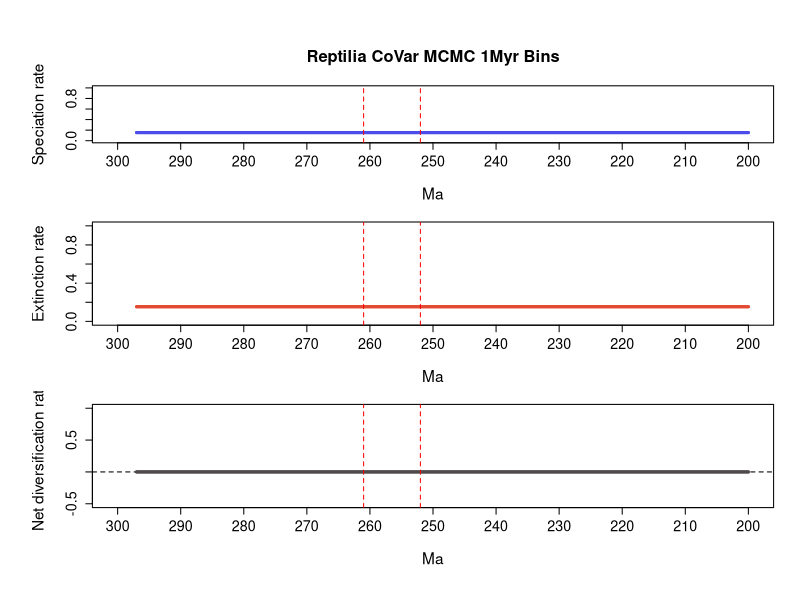

Generate this figure with R:
# 1 files combined:
# 	C:\Users\SimoesLabAdmin\Documents\BDNN_Arielli\reptilia\mcmc_predictors\B_covar_mcmc\combined_logs_resample_100/combined_10_marginal_rates.log

# 95% HPDs calculated using code from Biopy (https://www.cs.auckland.ac.nz/~yhel002/biopy/)

pdf(file='C:/Users/SimoesLabAdmin/Documents/BDNN_Arielli/reptilia/mcmc_predictors/B_covar_mcmc/combined_10_marginal_rates_RTT_final.pdf',width=8, height=10.8)
par(mfrow=c(3,1), cex.main=1.7, cex.lab=1.4, cex.axis=1.3,
    # mar=c(4, 5, 4.5, 2),   # bottom, left, top, right margins - increased top margin
    mgp=c(3.5, 1, 0),      # distance of axis labels from plot, increase first value to move y axis label further out
    oma=c(2, 2, 2, 0))     # outer margins for the entire figure
library(scales)
plot_RTT <- function (age,hpd_M,hpd_m,mean_m,color){
    N=100
    beta=(1:(N-1))/N
    alpha_shape=0.25
    cat=1-(beta^(1./alpha_shape))
    for (i in 1:(N-1)){
        trans= 1/N + 2/N
        polygon(c(age, rev(age)), c(hpd_M-((hpd_M-mean_m)*cat[i]), rev(hpd_m+((mean_m-hpd_m)*cat[i]))), col = alpha(color,trans), border = NA)
    }
    lines(rev(age), rev(mean_m), col = color, lwd=3)
}
    
L_hpd_m95=c(NA, NA,NA,NA,NA,NA,NA,NA,NA,NA,NA,NA,NA,NA,NA,NA,NA,NA,NA,NA,NA,NA,NA,NA,NA,NA,NA,NA,NA,NA,NA,NA,NA,NA,NA,NA,NA,NA,NA,NA,NA,NA,NA,NA,NA,NA,NA,NA,NA,NA,NA,NA,NA,NA,NA,NA,NA,NA,NA,NA,NA,NA,NA,NA,NA,NA,NA,NA,NA,NA,NA,NA,NA,NA,NA,NA,NA,NA,NA,NA,NA,NA,NA,NA,NA,NA,NA,NA,NA,NA,NA,NA,NA,NA,NA,NA,NA,NA,NA,NA,NA,NA,NA,NA,NA,NA,NA,NA,NA,NA,NA,NA,NA,NA,NA,NA,NA,NA,NA,NA,NA,NA,NA,NA,NA,NA,NA,NA,NA,NA,NA,NA,NA,NA,NA,NA,NA,NA,NA,NA,NA,NA,NA,NA,NA,NA,NA,NA,NA,NA,NA,NA,NA,NA,NA,NA,NA,NA,NA,NA,NA,NA,NA,NA,NA,NA,NA,NA,NA,NA,NA,NA,NA,NA,NA,NA,NA,NA,NA,NA,NA,NA,NA,NA,NA,NA,NA,NA,NA,NA,NA,NA,NA,NA,NA,NA,NA,NA,NA,NA,0.141296,0.141296,0.141296,0.141296,0.141296,0.141296,0.141296,0.141296,0.141296,0.141296,0.141296,0.141296,0.141296,0.141296,0.141296,0.141296,0.141296,0.141296,0.141296,0.141296,0.141296,0.141296,0.141296,0.141296,0.141296,0.141296,0.141296,0.141296,0.141296,0.141296,0.141296,0.141296,0.141296,0.141296,0.141296,0.141296,0.141296,0.141296,0.141296,0.141296,0.141296,0.141296,0.141296,0.141296,0.141296,0.141296,0.141296,0.141296,0.141296,0.141296,0.141296,0.141296,0.141296,0.141296,0.141296,0.141296,0.141296,0.141296,0.141296,0.141296,0.141296,0.141296,0.141296,0.141296,0.141296,0.141296,0.141296,0.141296,0.141296,0.141296,0.141296,0.141296,0.141296,0.141296,0.141296,0.141296,0.141296,0.141296,0.141296,0.141296,0.141296,0.141296,0.141296,0.141296,0.141296,0.141296,0.141296,0.141296,0.141296,0.141296,0.141296,0.141296,0.141296,0.141296,0.141296,0.141296,0.141296,0.141296)
L_hpd_M95=c(NA, NA,NA,NA,NA,NA,NA,NA,NA,NA,NA,NA,NA,NA,NA,NA,NA,NA,NA,NA,NA,NA,NA,NA,NA,NA,NA,NA,NA,NA,NA,NA,NA,NA,NA,NA,NA,NA,NA,NA,NA,NA,NA,NA,NA,NA,NA,NA,NA,NA,NA,NA,NA,NA,NA,NA,NA,NA,NA,NA,NA,NA,NA,NA,NA,NA,NA,NA,NA,NA,NA,NA,NA,NA,NA,NA,NA,NA,NA,NA,NA,NA,NA,NA,NA,NA,NA,NA,NA,NA,NA,NA,NA,NA,NA,NA,NA,NA,NA,NA,NA,NA,NA,NA,NA,NA,NA,NA,NA,NA,NA,NA,NA,NA,NA,NA,NA,NA,NA,NA,NA,NA,NA,NA,NA,NA,NA,NA,NA,NA,NA,NA,NA,NA,NA,NA,NA,NA,NA,NA,NA,NA,NA,NA,NA,NA,NA,NA,NA,NA,NA,NA,NA,NA,NA,NA,NA,NA,NA,NA,NA,NA,NA,NA,NA,NA,NA,NA,NA,NA,NA,NA,NA,NA,NA,NA,NA,NA,NA,NA,NA,NA,NA,NA,NA,NA,NA,NA,NA,NA,NA,NA,NA,NA,NA,NA,NA,NA,NA,NA,0.164889,0.164889,0.164889,0.164889,0.164889,0.164889,0.164889,0.164889,0.164889,0.164889,0.164889,0.164889,0.164889,0.164889,0.164889,0.164889,0.164889,0.164889,0.164889,0.164889,0.164889,0.164889,0.164889,0.164889,0.164889,0.164889,0.164889,0.164889,0.164889,0.164889,0.164889,0.164889,0.164889,0.164889,0.164889,0.164889,0.164889,0.164889,0.164889,0.164889,0.164889,0.164889,0.164889,0.164889,0.164889,0.164889,0.164889,0.164889,0.164889,0.164889,0.164889,0.164889,0.164889,0.164889,0.164889,0.164889,0.164889,0.164889,0.164889,0.164889,0.164889,0.164889,0.164889,0.164889,0.164889,0.164889,0.164889,0.164889,0.164889,0.164889,0.164889,0.164889,0.164889,0.164889,0.164889,0.164889,0.164889,0.164889,0.164889,0.164889,0.164889,0.164889,0.164889,0.164889,0.164889,0.164889,0.164889,0.164889,0.164889,0.164889,0.164889,0.164889,0.164889,0.164889,0.164889,0.164889,0.164889,0.164889)
M_hpd_m95=c(NA, NA,NA,NA,NA,NA,NA,NA,NA,NA,NA,NA,NA,NA,NA,NA,NA,NA,NA,NA,NA,NA,NA,NA,NA,NA,NA,NA,NA,NA,NA,NA,NA,NA,NA,NA,NA,NA,NA,NA,NA,NA,NA,NA,NA,NA,NA,NA,NA,NA,NA,NA,NA,NA,NA,NA,NA,NA,NA,NA,NA,NA,NA,NA,NA,NA,NA,NA,NA,NA,NA,NA,NA,NA,NA,NA,NA,NA,NA,NA,NA,NA,NA,NA,NA,NA,NA,NA,NA,NA,NA,NA,NA,NA,NA,NA,NA,NA,NA,NA,NA,NA,NA,NA,NA,NA,NA,NA,NA,NA,NA,NA,NA,NA,NA,NA,NA,NA,NA,NA,NA,NA,NA,NA,NA,NA,NA,NA,NA,NA,NA,NA,NA,NA,NA,NA,NA,NA,NA,NA,NA,NA,NA,NA,NA,NA,NA,NA,NA,NA,NA,NA,NA,NA,NA,NA,NA,NA,NA,NA,NA,NA,NA,NA,NA,NA,NA,NA,NA,NA,NA,NA,NA,NA,NA,NA,NA,NA,NA,NA,NA,NA,NA,NA,NA,NA,NA,NA,NA,NA,NA,NA,NA,NA,NA,NA,NA,NA,NA,NA,0.1426,0.1426,0.1426,0.1426,0.1426,0.1426,0.1426,0.1426,0.1426,0.1426,0.1426,0.1426,0.1426,0.1426,0.1426,0.1426,0.1426,0.1426,0.1426,0.1426,0.1426,0.1426,0.1426,0.1426,0.1426,0.1426,0.1426,0.1426,0.1426,0.1426,0.1426,0.1426,0.1426,0.1426,0.1426,0.1426,0.1426,0.1426,0.1426,0.1426,0.1426,0.1426,0.1426,0.1426,0.1426,0.1426,0.1426,0.1426,0.1426,0.1426,0.1426,0.1426,0.1426,0.1426,0.1426,0.1426,0.1426,0.1426,0.1426,0.1426,0.1426,0.1426,0.1426,0.1426,0.1426,0.1426,0.1426,0.1426,0.1426,0.1426,0.1426,0.1426,0.1426,0.1426,0.1426,0.1426,0.1426,0.1426,0.1426,0.1426,0.1426,0.1426,0.1426,0.1426,0.1426,0.1426,0.1426,0.1426,0.1426,0.1426,0.1426,0.1426,0.1426,0.1426,0.1426,0.1426,0.1426,0.1426)
M_hpd_M95=c(NA, NA,NA,NA,NA,NA,NA,NA,NA,NA,NA,NA,NA,NA,NA,NA,NA,NA,NA,NA,NA,NA,NA,NA,NA,NA,NA,NA,NA,NA,NA,NA,NA,NA,NA,NA,NA,NA,NA,NA,NA,NA,NA,NA,NA,NA,NA,NA,NA,NA,NA,NA,NA,NA,NA,NA,NA,NA,NA,NA,NA,NA,NA,NA,NA,NA,NA,NA,NA,NA,NA,NA,NA,NA,NA,NA,NA,NA,NA,NA,NA,NA,NA,NA,NA,NA,NA,NA,NA,NA,NA,NA,NA,NA,NA,NA,NA,NA,NA,NA,NA,NA,NA,NA,NA,NA,NA,NA,NA,NA,NA,NA,NA,NA,NA,NA,NA,NA,NA,NA,NA,NA,NA,NA,NA,NA,NA,NA,NA,NA,NA,NA,NA,NA,NA,NA,NA,NA,NA,NA,NA,NA,NA,NA,NA,NA,NA,NA,NA,NA,NA,NA,NA,NA,NA,NA,NA,NA,NA,NA,NA,NA,NA,NA,NA,NA,NA,NA,NA,NA,NA,NA,NA,NA,NA,NA,NA,NA,NA,NA,NA,NA,NA,NA,NA,NA,NA,NA,NA,NA,NA,NA,NA,NA,NA,NA,NA,NA,NA,NA,0.16472,0.16472,0.16472,0.16472,0.16472,0.16472,0.16472,0.16472,0.16472,0.16472,0.16472,0.16472,0.16472,0.16472,0.16472,0.16472,0.16472,0.16472,0.16472,0.16472,0.16472,0.16472,0.16472,0.16472,0.16472,0.16472,0.16472,0.16472,0.16472,0.16472,0.16472,0.16472,0.16472,0.16472,0.16472,0.16472,0.16472,0.16472,0.16472,0.16472,0.16472,0.16472,0.16472,0.16472,0.16472,0.16472,0.16472,0.16472,0.16472,0.16472,0.16472,0.16472,0.16472,0.16472,0.16472,0.16472,0.16472,0.16472,0.16472,0.16472,0.16472,0.16472,0.16472,0.16472,0.16472,0.16472,0.16472,0.16472,0.16472,0.16472,0.16472,0.16472,0.16472,0.16472,0.16472,0.16472,0.16472,0.16472,0.16472,0.16472,0.16472,0.16472,0.16472,0.16472,0.16472,0.16472,0.16472,0.16472,0.16472,0.16472,0.16472,0.16472,0.16472,0.16472,0.16472,0.16472,0.16472,0.16472)
R_hpd_m95=c(NA, NA,NA,NA,NA,NA,NA,NA,NA,NA,NA,NA,NA,NA,NA,NA,NA,NA,NA,NA,NA,NA,NA,NA,NA,NA,NA,NA,NA,NA,NA,NA,NA,NA,NA,NA,NA,NA,NA,NA,NA,NA,NA,NA,NA,NA,NA,NA,NA,NA,NA,NA,NA,NA,NA,NA,NA,NA,NA,NA,NA,NA,NA,NA,NA,NA,NA,NA,NA,NA,NA,NA,NA,NA,NA,NA,NA,NA,NA,NA,NA,NA,NA,NA,NA,NA,NA,NA,NA,NA,NA,NA,NA,NA,NA,NA,NA,NA,NA,NA,NA,NA,NA,NA,NA,NA,NA,NA,NA,NA,NA,NA,NA,NA,NA,NA,NA,NA,NA,NA,NA,NA,NA,NA,NA,NA,NA,NA,NA,NA,NA,NA,NA,NA,NA,NA,NA,NA,NA,NA,NA,NA,NA,NA,NA,NA,NA,NA,NA,NA,NA,NA,NA,NA,NA,NA,NA,NA,NA,NA,NA,NA,NA,NA,NA,NA,NA,NA,NA,NA,NA,NA,NA,NA,NA,NA,NA,NA,NA,NA,NA,NA,NA,NA,NA,NA,NA,NA,NA,NA,NA,NA,NA,NA,NA,NA,NA,NA,NA,NA,-0.015432,-0.015432,-0.015432,-0.015432,-0.015432,-0.015432,-0.015432,-0.015432,-0.015432,-0.015432,-0.015432,-0.015432,-0.015432,-0.015432,-0.015432,-0.015432,-0.015432,-0.015432,-0.015432,-0.015432,-0.015432,-0.015432,-0.015432,-0.015432,-0.015432,-0.015432,-0.015432,-0.015432,-0.015432,-0.015432,-0.015432,-0.015432,-0.015432,-0.015432,-0.015432,-0.015432,-0.015432,-0.015432,-0.015432,-0.015432,-0.015432,-0.015432,-0.015432,-0.015432,-0.015432,-0.015432,-0.015432,-0.015432,-0.015432,-0.015432,-0.015432,-0.015432,-0.015432,-0.015432,-0.015432,-0.015432,-0.015432,-0.015432,-0.015432,-0.015432,-0.015432,-0.015432,-0.015432,-0.015432,-0.015432,-0.015432,-0.015432,-0.015432,-0.015432,-0.015432,-0.015432,-0.015432,-0.015432,-0.015432,-0.015432,-0.015432,-0.015432,-0.015432,-0.015432,-0.015432,-0.015432,-0.015432,-0.015432,-0.015432,-0.015432,-0.015432,-0.015432,-0.015432,-0.015432,-0.015432,-0.015432,-0.015432,-0.015432,-0.015432,-0.015432,-0.015432,-0.015432,-0.015432)
R_hpd_M95=c(NA, NA,NA,NA,NA,NA,NA,NA,NA,NA,NA,NA,NA,NA,NA,NA,NA,NA,NA,NA,NA,NA,NA,NA,NA,NA,NA,NA,NA,NA,NA,NA,NA,NA,NA,NA,NA,NA,NA,NA,NA,NA,NA,NA,NA,NA,NA,NA,NA,NA,NA,NA,NA,NA,NA,NA,NA,NA,NA,NA,NA,NA,NA,NA,NA,NA,NA,NA,NA,NA,NA,NA,NA,NA,NA,NA,NA,NA,NA,NA,NA,NA,NA,NA,NA,NA,NA,NA,NA,NA,NA,NA,NA,NA,NA,NA,NA,NA,NA,NA,NA,NA,NA,NA,NA,NA,NA,NA,NA,NA,NA,NA,NA,NA,NA,NA,NA,NA,NA,NA,NA,NA,NA,NA,NA,NA,NA,NA,NA,NA,NA,NA,NA,NA,NA,NA,NA,NA,NA,NA,NA,NA,NA,NA,NA,NA,NA,NA,NA,NA,NA,NA,NA,NA,NA,NA,NA,NA,NA,NA,NA,NA,NA,NA,NA,NA,NA,NA,NA,NA,NA,NA,NA,NA,NA,NA,NA,NA,NA,NA,NA,NA,NA,NA,NA,NA,NA,NA,NA,NA,NA,NA,NA,NA,NA,NA,NA,NA,NA,NA,0.015041,0.015041,0.015041,0.015041,0.015041,0.015041,0.015041,0.015041,0.015041,0.015041,0.015041,0.015041,0.015041,0.015041,0.015041,0.015041,0.015041,0.015041,0.015041,0.015041,0.015041,0.015041,0.015041,0.015041,0.015041,0.015041,0.015041,0.015041,0.015041,0.015041,0.015041,0.015041,0.015041,0.015041,0.015041,0.015041,0.015041,0.015041,0.015041,0.015041,0.015041,0.015041,0.015041,0.015041,0.015041,0.015041,0.015041,0.015041,0.015041,0.015041,0.015041,0.015041,0.015041,0.015041,0.015041,0.015041,0.015041,0.015041,0.015041,0.015041,0.015041,0.015041,0.015041,0.015041,0.015041,0.015041,0.015041,0.015041,0.015041,0.015041,0.015041,0.015041,0.015041,0.015041,0.015041,0.015041,0.015041,0.015041,0.015041,0.015041,0.015041,0.015041,0.015041,0.015041,0.015041,0.015041,0.015041,0.015041,0.015041,0.015041,0.015041,0.015041,0.015041,0.015041,0.015041,0.015041,0.015041,0.015041)
L_mean=c(NA, NA,NA,NA,NA,NA,NA,NA,NA,NA,NA,NA,NA,NA,NA,NA,NA,NA,NA,NA,NA,NA,NA,NA,NA,NA,NA,NA,NA,NA,NA,NA,NA,NA,NA,NA,NA,NA,NA,NA,NA,NA,NA,NA,NA,NA,NA,NA,NA,NA,NA,NA,NA,NA,NA,NA,NA,NA,NA,NA,NA,NA,NA,NA,NA,NA,NA,NA,NA,NA,NA,NA,NA,NA,NA,NA,NA,NA,NA,NA,NA,NA,NA,NA,NA,NA,NA,NA,NA,NA,NA,NA,NA,NA,NA,NA,NA,NA,NA,NA,NA,NA,NA,NA,NA,NA,NA,NA,NA,NA,NA,NA,NA,NA,NA,NA,NA,NA,NA,NA,NA,NA,NA,NA,NA,NA,NA,NA,NA,NA,NA,NA,NA,NA,NA,NA,NA,NA,NA,NA,NA,NA,NA,NA,NA,NA,NA,NA,NA,NA,NA,NA,NA,NA,NA,NA,NA,NA,NA,NA,NA,NA,NA,NA,NA,NA,NA,NA,NA,NA,NA,NA,NA,NA,NA,NA,NA,NA,NA,NA,NA,NA,NA,NA,NA,NA,NA,NA,NA,NA,NA,NA,NA,NA,NA,NA,NA,NA,NA,NA,0.153767673,0.153767673,0.153767673,0.153767673,0.153767673,0.153767673,0.153767673,0.153767673,0.153767673,0.153767673,0.153767673,0.153767673,0.153767673,0.153767673,0.153767673,0.153767673,0.153767673,0.153767673,0.153767673,0.153767673,0.153767673,0.153767673,0.153767673,0.153767673,0.153767673,0.153767673,0.153767673,0.153767673,0.153767673,0.153767673,0.153767673,0.153767673,0.153767673,0.153767673,0.153767673,0.153767673,0.153767673,0.153767673,0.153767673,0.153767673,0.153767673,0.153767673,0.153767673,0.153767673,0.153767673,0.153767673,0.153767673,0.153767673,0.153767673,0.153767673,0.153767673,0.153767673,0.153767673,0.153767673,0.153767673,0.153767673,0.153767673,0.153767673,0.153767673,0.153767673,0.153767673,0.153767673,0.153767673,0.153767673,0.153767673,0.153767673,0.153767673,0.153767673,0.153767673,0.153767673,0.153767673,0.153767673,0.153767673,0.153767673,0.153767673,0.153767673,0.153767673,0.153767673,0.153767673,0.153767673,0.153767673,0.153767673,0.153767673,0.153767673,0.153767673,0.153767673,0.153767673,0.153767673,0.153767673,0.153767673,0.153767673,0.153767673,0.153767673,0.153767673,0.153767673,0.153767673,0.153767673,0.153767673)
M_mean=c(NA, NA,NA,NA,NA,NA,NA,NA,NA,NA,NA,NA,NA,NA,NA,NA,NA,NA,NA,NA,NA,NA,NA,NA,NA,NA,NA,NA,NA,NA,NA,NA,NA,NA,NA,NA,NA,NA,NA,NA,NA,NA,NA,NA,NA,NA,NA,NA,NA,NA,NA,NA,NA,NA,NA,NA,NA,NA,NA,NA,NA,NA,NA,NA,NA,NA,NA,NA,NA,NA,NA,NA,NA,NA,NA,NA,NA,NA,NA,NA,NA,NA,NA,NA,NA,NA,NA,NA,NA,NA,NA,NA,NA,NA,NA,NA,NA,NA,NA,NA,NA,NA,NA,NA,NA,NA,NA,NA,NA,NA,NA,NA,NA,NA,NA,NA,NA,NA,NA,NA,NA,NA,NA,NA,NA,NA,NA,NA,NA,NA,NA,NA,NA,NA,NA,NA,NA,NA,NA,NA,NA,NA,NA,NA,NA,NA,NA,NA,NA,NA,NA,NA,NA,NA,NA,NA,NA,NA,NA,NA,NA,NA,NA,NA,NA,NA,NA,NA,NA,NA,NA,NA,NA,NA,NA,NA,NA,NA,NA,NA,NA,NA,NA,NA,NA,NA,NA,NA,NA,NA,NA,NA,NA,NA,NA,NA,NA,NA,NA,NA,0.153538665,0.153538665,0.153538665,0.153538665,0.153538665,0.153538665,0.153538665,0.153538665,0.153538665,0.153538665,0.153538665,0.153538665,0.153538665,0.153538665,0.153538665,0.153538665,0.153538665,0.153538665,0.153538665,0.153538665,0.153538665,0.153538665,0.153538665,0.153538665,0.153538665,0.153538665,0.153538665,0.153538665,0.153538665,0.153538665,0.153538665,0.153538665,0.153538665,0.153538665,0.153538665,0.153538665,0.153538665,0.153538665,0.153538665,0.153538665,0.153538665,0.153538665,0.153538665,0.153538665,0.153538665,0.153538665,0.153538665,0.153538665,0.153538665,0.153538665,0.153538665,0.153538665,0.153538665,0.153538665,0.153538665,0.153538665,0.153538665,0.153538665,0.153538665,0.153538665,0.153538665,0.153538665,0.153538665,0.153538665,0.153538665,0.153538665,0.153538665,0.153538665,0.153538665,0.153538665,0.153538665,0.153538665,0.153538665,0.153538665,0.153538665,0.153538665,0.153538665,0.153538665,0.153538665,0.153538665,0.153538665,0.153538665,0.153538665,0.153538665,0.153538665,0.153538665,0.153538665,0.153538665,0.153538665,0.153538665,0.153538665,0.153538665,0.153538665,0.153538665,0.153538665,0.153538665,0.153538665,0.153538665)
R_mean=c(NA, NA,NA,NA,NA,NA,NA,NA,NA,NA,NA,NA,NA,NA,NA,NA,NA,NA,NA,NA,NA,NA,NA,NA,NA,NA,NA,NA,NA,NA,NA,NA,NA,NA,NA,NA,NA,NA,NA,NA,NA,NA,NA,NA,NA,NA,NA,NA,NA,NA,NA,NA,NA,NA,NA,NA,NA,NA,NA,NA,NA,NA,NA,NA,NA,NA,NA,NA,NA,NA,NA,NA,NA,NA,NA,NA,NA,NA,NA,NA,NA,NA,NA,NA,NA,NA,NA,NA,NA,NA,NA,NA,NA,NA,NA,NA,NA,NA,NA,NA,NA,NA,NA,NA,NA,NA,NA,NA,NA,NA,NA,NA,NA,NA,NA,NA,NA,NA,NA,NA,NA,NA,NA,NA,NA,NA,NA,NA,NA,NA,NA,NA,NA,NA,NA,NA,NA,NA,NA,NA,NA,NA,NA,NA,NA,NA,NA,NA,NA,NA,NA,NA,NA,NA,NA,NA,NA,NA,NA,NA,NA,NA,NA,NA,NA,NA,NA,NA,NA,NA,NA,NA,NA,NA,NA,NA,NA,NA,NA,NA,NA,NA,NA,NA,NA,NA,NA,NA,NA,NA,NA,NA,NA,NA,NA,NA,NA,NA,NA,NA,0.000229031,0.000229031,0.000229031,0.000229031,0.000229031,0.000229031,0.000229031,0.000229031,0.000229031,0.000229031,0.000229031,0.000229031,0.000229031,0.000229031,0.000229031,0.000229031,0.000229031,0.000229031,0.000229031,0.000229031,0.000229031,0.000229031,0.000229031,0.000229031,0.000229031,0.000229031,0.000229031,0.000229031,0.000229031,0.000229031,0.000229031,0.000229031,0.000229031,0.000229031,0.000229031,0.000229031,0.000229031,0.000229031,0.000229031,0.000229031,0.000229031,0.000229031,0.000229031,0.000229031,0.000229031,0.000229031,0.000229031,0.000229031,0.000229031,0.000229031,0.000229031,0.000229031,0.000229031,0.000229031,0.000229031,0.000229031,0.000229031,0.000229031,0.000229031,0.000229031,0.000229031,0.000229031,0.000229031,0.000229031,0.000229031,0.000229031,0.000229031,0.000229031,0.000229031,0.000229031,0.000229031,0.000229031,0.000229031,0.000229031,0.000229031,0.000229031,0.000229031,0.000229031,0.000229031,0.000229031,0.000229031,0.000229031,0.000229031,0.000229031,0.000229031,0.000229031,0.000229031,0.000229031,0.000229031,0.000229031,0.000229031,0.000229031,0.000229031,0.000229031,0.000229031,0.000229031,0.000229031,0.000229031)
trans=0.5
age=(0:(298-1))* -1
# Calculate positions for the mass extinction events
perm_trias_extinction = -252 # End-Permian mass extinction (252 Ma)
guadalupian_extinction = -261 # Guadalupian extinction (261 Ma)

# Define custom tick positions at 10 MY intervals
x_ticks <- seq(-300, -200, by=10)
x_tick_labels <- abs(x_ticks)

# First plot: Speciation rate
par(mar=c(5, 5, 4.5, 2))  # bottom, left, top, right margins
plot(age, age, type='n', ylim=c(0, 1), xlim=c(-300, -200), # Changed xlim to -300, -200, from auto-generated values 
     ylab='Speciation rate', xlab='Ma', main='Reptilia CoVar MCMC 1Myr Bins', 
     xaxt='n', cex.main=1.5, cex.lab=1.4, cex.axis=1.3) # xaxt removes default x axis
axis(1, at=x_ticks, labels=x_tick_labels, cex.axis=1.3) # Custom x-axis with 10MY interval ticks
plot_RTT(age, L_hpd_M95, L_hpd_m95, L_mean, "#4c4cec")
lines(rev(age), rev(L_mean), col="#4c4cec", lwd=3)

# Add vertical lines for mass extinction events
abline(v=perm_trias_extinction, col="red", lty=2) 
abline(v=guadalupian_extinction, col="red", lty=2)

# Second plot: Extinction rate
par(mar=c(5, 5, 1, 2))  # bottom, left, top, right margins. Reduced top margin to 2.5 (from 4.5)
plot(age, age, type='n', ylim=c(0, 1), xlim=c(-300, -200), # Changed xlim to -300, -200, from auto-generated values 
     ylab='Extinction rate', xlab='Ma',
     xaxt='n', cex.main=1.5, cex.lab=1.4, cex.axis=1.3) # xaxt removes default x axis
axis(1, at=x_ticks, labels=x_tick_labels, cex.axis=1.3) # Custom x-axis with 10MY interval ticks

plot_RTT(age, M_hpd_M95, M_hpd_m95, M_mean, "#e34a33")
lines(rev(age), rev(M_mean), col="#e34a33", lwd=3)

# Add vertical lines for mass extinction events
abline(v=perm_trias_extinction, col="red", lty=2)
abline(v=guadalupian_extinction, col="red", lty=2)


# Third plot: Net diversification rate
par(mar=c(5, 5, 1, 2))  # bottom, left, top, right margins. Reduced top margin to 2.5 (from 4.5)
plot(age, age, type='n', ylim=c(-0.5, 1), xlim=c(-300, -200), # Changed xlim to -300, -200, from auto-generated values
     ylab='Net diversification rate', xlab='Ma',
     xaxt='n', cex.main=1.5, cex.lab=1.4, cex.axis=1.3) # xaxt removes default x axis
axis(1, at=x_ticks, labels=x_tick_labels, cex.axis=1.3) # Custom x-axis with 10MY interval ticks

abline(h=0, lty=2, col="black")
plot_RTT(age, R_hpd_M95, R_hpd_m95, R_mean, "#504A4B")
lines(rev(age), rev(R_mean), col="#504A4B", lwd=3)

# Add vertical lines for mass extinction events
abline(v=perm_trias_extinction, col="red", lty=2)
abline(v=guadalupian_extinction, col="red", lty=2)

dev.off()
